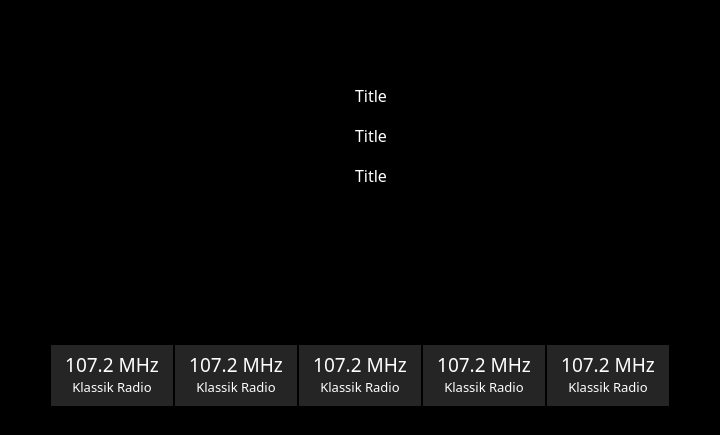
<?xml version="1.0" encoding="UTF-8"?>
<ui version="4.0">
 <class>content</class>
 <widget class="QWidget" name="content">
  <property name="geometry">
   <rect>
    <x>0</x>
    <y>0</y>
    <width>720</width>
    <height>435</height>
   </rect>
  </property>
  <property name="windowTitle">
   <string>Form</string>
  </property>
  <property name="styleSheet">
   <string notr="true">#content {
	background: black;
}

* {
	color: white;
}</string>
  </property>
  <widget class="QLabel" name="station_cover">
   <property name="geometry">
    <rect>
     <x>70</x>
     <y>70</y>
     <width>200</width>
     <height>200</height>
    </rect>
   </property>
   <property name="text">
    <string/>
   </property>
   <property name="pixmap">
    <pixmap resource="res/main.qrc">:/images/station_cover.png</pixmap>
   </property>
   <property name="scaledContents">
    <bool>true</bool>
   </property>
  </widget>
  <widget class="QLabel" name="station_icon">
   <property name="geometry">
    <rect>
     <x>310</x>
     <y>80</y>
     <width>30</width>
     <height>30</height>
    </rect>
   </property>
   <property name="text">
    <string/>
   </property>
   <property name="pixmap">
    <pixmap resource="res/main.qrc">:/images/station.svg</pixmap>
   </property>
   <property name="scaledContents">
    <bool>true</bool>
   </property>
  </widget>
  <widget class="QLabel" name="label_station">
   <property name="geometry">
    <rect>
     <x>355</x>
     <y>80</y>
     <width>300</width>
     <height>30</height>
    </rect>
   </property>
   <property name="font">
    <font>
     <family>Comfortaa</family>
     <pointsize>12</pointsize>
    </font>
   </property>
   <property name="text">
    <string>Title</string>
   </property>
   <property name="alignment">
    <set>Qt::AlignLeading|Qt::AlignLeft|Qt::AlignVCenter</set>
   </property>
  </widget>
  <widget class="QLabel" name="frequency_icon">
   <property name="geometry">
    <rect>
     <x>310</x>
     <y>120</y>
     <width>30</width>
     <height>30</height>
    </rect>
   </property>
   <property name="text">
    <string/>
   </property>
   <property name="pixmap">
    <pixmap resource="res/main.qrc">:/images/frequency.svg</pixmap>
   </property>
   <property name="scaledContents">
    <bool>true</bool>
   </property>
  </widget>
  <widget class="QLabel" name="label_frequency">
   <property name="geometry">
    <rect>
     <x>355</x>
     <y>120</y>
     <width>300</width>
     <height>30</height>
    </rect>
   </property>
   <property name="font">
    <font>
     <family>Comfortaa</family>
     <pointsize>12</pointsize>
    </font>
   </property>
   <property name="text">
    <string>Title</string>
   </property>
   <property name="alignment">
    <set>Qt::AlignLeading|Qt::AlignLeft|Qt::AlignVCenter</set>
   </property>
  </widget>
  <widget class="QLabel" name="info_icon">
   <property name="geometry">
    <rect>
     <x>310</x>
     <y>160</y>
     <width>30</width>
     <height>30</height>
    </rect>
   </property>
   <property name="text">
    <string/>
   </property>
   <property name="pixmap">
    <pixmap resource="res/main.qrc">:/images/music.svg</pixmap>
   </property>
   <property name="scaledContents">
    <bool>true</bool>
   </property>
  </widget>
  <widget class="QLabel" name="label_info">
   <property name="geometry">
    <rect>
     <x>355</x>
     <y>160</y>
     <width>300</width>
     <height>30</height>
    </rect>
   </property>
   <property name="font">
    <font>
     <family>Comfortaa</family>
     <pointsize>12</pointsize>
    </font>
   </property>
   <property name="text">
    <string>Title</string>
   </property>
   <property name="alignment">
    <set>Qt::AlignLeading|Qt::AlignLeft|Qt::AlignVCenter</set>
   </property>
  </widget>
  <widget class="QLabel" name="btn_down">
   <property name="geometry">
    <rect>
     <x>380</x>
     <y>230</y>
     <width>50</width>
     <height>50</height>
    </rect>
   </property>
   <property name="text">
    <string/>
   </property>
   <property name="pixmap">
    <pixmap resource="res/main.qrc">:/images/radio_down.svg</pixmap>
   </property>
   <property name="scaledContents">
    <bool>true</bool>
   </property>
  </widget>
  <widget class="QLabel" name="btn_play">
   <property name="geometry">
    <rect>
     <x>450</x>
     <y>230</y>
     <width>50</width>
     <height>50</height>
    </rect>
   </property>
   <property name="text">
    <string/>
   </property>
   <property name="pixmap">
    <pixmap resource="res/main.qrc">:/images/play.svg</pixmap>
   </property>
   <property name="scaledContents">
    <bool>true</bool>
   </property>
  </widget>
  <widget class="QLabel" name="btn_up">
   <property name="geometry">
    <rect>
     <x>520</x>
     <y>230</y>
     <width>50</width>
     <height>50</height>
    </rect>
   </property>
   <property name="text">
    <string/>
   </property>
   <property name="pixmap">
    <pixmap resource="res/main.qrc">:/images/radio_up.svg</pixmap>
   </property>
   <property name="scaledContents">
    <bool>true</bool>
   </property>
  </widget>
  <widget class="QWidget" name="btn_fav_1" native="true">
   <property name="enabled">
    <bool>true</bool>
   </property>
   <property name="geometry">
    <rect>
     <x>51</x>
     <y>345</y>
     <width>122</width>
     <height>61</height>
    </rect>
   </property>
   <property name="styleSheet">
    <string notr="true">#btn_fav_1 {
	background: #252525; color: white
}

#btn_fav_1::hover {
	background: #303030;
}

#btn_fav_1::!enabled {
	background: #595959;
	border-bottom: 3px solid #E00000;
}</string>
   </property>
   <widget class="QLabel" name="btn_fav_1_frequency">
    <property name="geometry">
     <rect>
      <x>0</x>
      <y>7</y>
      <width>122</width>
      <height>25</height>
     </rect>
    </property>
    <property name="font">
     <font>
      <family>Comfortaa</family>
      <pointsize>14</pointsize>
     </font>
    </property>
    <property name="text">
     <string>107.2 MHz</string>
    </property>
    <property name="alignment">
     <set>Qt::AlignCenter</set>
    </property>
   </widget>
   <widget class="QLabel" name="btn_fav_1_station">
    <property name="geometry">
     <rect>
      <x>0</x>
      <y>32</y>
      <width>122</width>
      <height>20</height>
     </rect>
    </property>
    <property name="font">
     <font>
      <family>Comfortaa</family>
      <pointsize>10</pointsize>
     </font>
    </property>
    <property name="text">
     <string>Klassik Radio</string>
    </property>
    <property name="alignment">
     <set>Qt::AlignCenter</set>
    </property>
   </widget>
  </widget>
  <widget class="QWidget" name="btn_fav_2" native="true">
   <property name="enabled">
    <bool>true</bool>
   </property>
   <property name="geometry">
    <rect>
     <x>175</x>
     <y>345</y>
     <width>122</width>
     <height>61</height>
    </rect>
   </property>
   <property name="styleSheet">
    <string notr="true">#btn_fav_2 {
	background: #252525; color: white
}

#btn_fav_2::hover {
	background: #303030;
}

#btn_fav_2::!enabled {
	background: #595959;
	border-bottom: 3px solid #E00000;
}</string>
   </property>
   <widget class="QLabel" name="btn_fav_2_frequency">
    <property name="geometry">
     <rect>
      <x>0</x>
      <y>7</y>
      <width>122</width>
      <height>25</height>
     </rect>
    </property>
    <property name="font">
     <font>
      <family>Comfortaa</family>
      <pointsize>14</pointsize>
     </font>
    </property>
    <property name="text">
     <string>107.2 MHz</string>
    </property>
    <property name="alignment">
     <set>Qt::AlignCenter</set>
    </property>
   </widget>
   <widget class="QLabel" name="btn_fav_2_station">
    <property name="geometry">
     <rect>
      <x>0</x>
      <y>32</y>
      <width>122</width>
      <height>20</height>
     </rect>
    </property>
    <property name="font">
     <font>
      <family>Comfortaa</family>
      <pointsize>10</pointsize>
     </font>
    </property>
    <property name="text">
     <string>Klassik Radio</string>
    </property>
    <property name="alignment">
     <set>Qt::AlignCenter</set>
    </property>
   </widget>
  </widget>
  <widget class="QWidget" name="btn_fav_3" native="true">
   <property name="enabled">
    <bool>true</bool>
   </property>
   <property name="geometry">
    <rect>
     <x>299</x>
     <y>345</y>
     <width>122</width>
     <height>61</height>
    </rect>
   </property>
   <property name="styleSheet">
    <string notr="true">#btn_fav_3 {
	background: #252525; color: white
}

#btn_fav_3::hover {
	background: #303030;
}

#btn_fav_3::!enabled {
	background: #595959;
	border-bottom: 3px solid #E00000;
}</string>
   </property>
   <widget class="QLabel" name="btn_fav_3_frequency">
    <property name="geometry">
     <rect>
      <x>0</x>
      <y>7</y>
      <width>122</width>
      <height>25</height>
     </rect>
    </property>
    <property name="font">
     <font>
      <family>Comfortaa</family>
      <pointsize>14</pointsize>
     </font>
    </property>
    <property name="text">
     <string>107.2 MHz</string>
    </property>
    <property name="alignment">
     <set>Qt::AlignCenter</set>
    </property>
   </widget>
   <widget class="QLabel" name="btn_fav_3_station">
    <property name="geometry">
     <rect>
      <x>0</x>
      <y>32</y>
      <width>122</width>
      <height>20</height>
     </rect>
    </property>
    <property name="font">
     <font>
      <family>Comfortaa</family>
      <pointsize>10</pointsize>
     </font>
    </property>
    <property name="text">
     <string>Klassik Radio</string>
    </property>
    <property name="alignment">
     <set>Qt::AlignCenter</set>
    </property>
   </widget>
  </widget>
  <widget class="QWidget" name="btn_fav_4" native="true">
   <property name="enabled">
    <bool>true</bool>
   </property>
   <property name="geometry">
    <rect>
     <x>423</x>
     <y>345</y>
     <width>122</width>
     <height>61</height>
    </rect>
   </property>
   <property name="styleSheet">
    <string notr="true">#btn_fav_4 {
	background: #252525; color: white
}

#btn_fav_4::hover {
	background: #303030;
}

#btn_fav_4::!enabled {
	background: #595959;
	border-bottom: 3px solid #E00000;
}</string>
   </property>
   <widget class="QLabel" name="btn_fav_4_frequency">
    <property name="geometry">
     <rect>
      <x>0</x>
      <y>7</y>
      <width>122</width>
      <height>25</height>
     </rect>
    </property>
    <property name="font">
     <font>
      <family>Comfortaa</family>
      <pointsize>14</pointsize>
     </font>
    </property>
    <property name="text">
     <string>107.2 MHz</string>
    </property>
    <property name="alignment">
     <set>Qt::AlignCenter</set>
    </property>
   </widget>
   <widget class="QLabel" name="btn_fav_4_station">
    <property name="geometry">
     <rect>
      <x>0</x>
      <y>32</y>
      <width>122</width>
      <height>20</height>
     </rect>
    </property>
    <property name="font">
     <font>
      <family>Comfortaa</family>
      <pointsize>10</pointsize>
     </font>
    </property>
    <property name="text">
     <string>Klassik Radio</string>
    </property>
    <property name="alignment">
     <set>Qt::AlignCenter</set>
    </property>
   </widget>
  </widget>
  <widget class="QWidget" name="btn_fav_5" native="true">
   <property name="enabled">
    <bool>true</bool>
   </property>
   <property name="geometry">
    <rect>
     <x>547</x>
     <y>345</y>
     <width>122</width>
     <height>61</height>
    </rect>
   </property>
   <property name="styleSheet">
    <string notr="true">#btn_fav_5 {
	background: #252525; color: white
}

#btn_fav_5::hover {
	background: #303030;
}

#btn_fav_5::!enabled {
	background: #595959;
	border-bottom: 3px solid #E00000;
}</string>
   </property>
   <widget class="QLabel" name="btn_fav_5_frequency">
    <property name="geometry">
     <rect>
      <x>0</x>
      <y>7</y>
      <width>122</width>
      <height>25</height>
     </rect>
    </property>
    <property name="font">
     <font>
      <family>Comfortaa</family>
      <pointsize>14</pointsize>
     </font>
    </property>
    <property name="text">
     <string>107.2 MHz</string>
    </property>
    <property name="alignment">
     <set>Qt::AlignCenter</set>
    </property>
   </widget>
   <widget class="QLabel" name="btn_fav_5_station">
    <property name="geometry">
     <rect>
      <x>0</x>
      <y>32</y>
      <width>122</width>
      <height>20</height>
     </rect>
    </property>
    <property name="font">
     <font>
      <family>Comfortaa</family>
      <pointsize>10</pointsize>
     </font>
    </property>
    <property name="text">
     <string>Klassik Radio</string>
    </property>
    <property name="alignment">
     <set>Qt::AlignCenter</set>
    </property>
   </widget>
  </widget>
  <widget class="QLabel" name="btn_set_fav">
   <property name="geometry">
    <rect>
     <x>620</x>
     <y>80</y>
     <width>40</width>
     <height>40</height>
    </rect>
   </property>
   <property name="text">
    <string/>
   </property>
   <property name="pixmap">
    <pixmap resource="res/main.qrc">:/images/fav_empty.svg</pixmap>
   </property>
   <property name="scaledContents">
    <bool>true</bool>
   </property>
  </widget>
 </widget>
 <resources>
  <include location="res/main.qrc"/>
 </resources>
 <connections/>
</ui>
